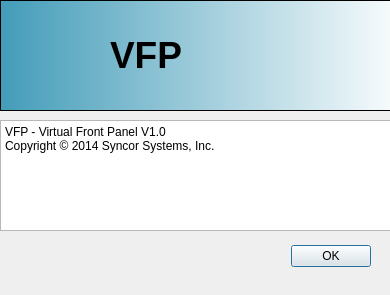
<?xml version="1.0" encoding="UTF-8"?>
<ui version="4.0">
 <class>AboutBox</class>
 <widget class="QDialog" name="AboutBox">
  <property name="geometry">
   <rect>
    <x>0</x>
    <y>0</y>
    <width>390</width>
    <height>295</height>
   </rect>
  </property>
  <property name="maximumSize">
   <size>
    <width>390</width>
    <height>295</height>
   </size>
  </property>
  <property name="windowTitle">
   <string>About VFP</string>
  </property>
  <property name="modal">
   <bool>true</bool>
  </property>
  <widget class="QDialogButtonBox" name="buttonBox">
   <property name="geometry">
    <rect>
     <x>30</x>
     <y>240</y>
     <width>341</width>
     <height>32</height>
    </rect>
   </property>
   <property name="orientation">
    <enum>Qt::Horizontal</enum>
   </property>
   <property name="standardButtons">
    <set>QDialogButtonBox::Ok</set>
   </property>
  </widget>
  <widget class="QFrame" name="frame">
   <property name="geometry">
    <rect>
     <x>0</x>
     <y>0</y>
     <width>411</width>
     <height>111</height>
    </rect>
   </property>
   <property name="styleSheet">
    <string notr="true">background-color: qlineargradient(spread:pad, x1:0, y1:0, x2:1, y2:0, stop:0 rgba(67, 156, 185, 255), stop:1 rgba(255, 255, 255, 255));</string>
   </property>
   <property name="frameShape">
    <enum>QFrame::StyledPanel</enum>
   </property>
   <property name="frameShadow">
    <enum>QFrame::Raised</enum>
   </property>
   <widget class="QWidget" name="widget" native="true">
    <property name="geometry">
     <rect>
      <x>20</x>
      <y>20</y>
      <width>81</width>
      <height>71</height>
     </rect>
    </property>
    <property name="styleSheet">
     <string notr="true">image: url(:/root/Images/Syncor48.png);
background-color: rgba(255, 255, 255, 0);</string>
    </property>
   </widget>
   <widget class="QLabel" name="label">
    <property name="geometry">
     <rect>
      <x>110</x>
      <y>30</y>
      <width>71</width>
      <height>51</height>
     </rect>
    </property>
    <property name="styleSheet">
     <string notr="true">background-color: rgba(255, 255, 255, 0);</string>
    </property>
    <property name="text">
     <string>&lt;html&gt;&lt;head/&gt;&lt;body&gt;&lt;p&gt;&lt;span style=&quot; font-size:28pt; font-weight:600;&quot;&gt;VFP&lt;/span&gt;&lt;/p&gt;&lt;/body&gt;&lt;/html&gt;</string>
    </property>
   </widget>
  </widget>
  <widget class="QTextEdit" name="textEdit">
   <property name="geometry">
    <rect>
     <x>0</x>
     <y>120</y>
     <width>401</width>
     <height>111</height>
    </rect>
   </property>
   <property name="html">
    <string>&lt;!DOCTYPE HTML PUBLIC &quot;-//W3C//DTD HTML 4.0//EN&quot; &quot;http://www.w3.org/TR/REC-html40/strict.dtd&quot;&gt;
&lt;html&gt;&lt;head&gt;&lt;meta name=&quot;qrichtext&quot; content=&quot;1&quot; /&gt;&lt;style type=&quot;text/css&quot;&gt;
p, li { white-space: pre-wrap; }
&lt;/style&gt;&lt;/head&gt;&lt;body style=&quot; font-family:'Noto Sans'; font-size:9pt; font-weight:400; font-style:normal;&quot;&gt;
&lt;p style=&quot; margin-top:0px; margin-bottom:0px; margin-left:0px; margin-right:0px; -qt-block-indent:0; text-indent:0px;&quot;&gt;VFP - Virtual Front Panel V1.0&lt;/p&gt;
&lt;p style=&quot; margin-top:0px; margin-bottom:0px; margin-left:0px; margin-right:0px; -qt-block-indent:0; text-indent:0px;&quot;&gt;Copyright © 2014 Syncor Systems, Inc.&lt;/p&gt;&lt;/body&gt;&lt;/html&gt;</string>
   </property>
  </widget>
 </widget>
 <resources/>
 <connections>
  <connection>
   <sender>buttonBox</sender>
   <signal>accepted()</signal>
   <receiver>AboutBox</receiver>
   <slot>accept()</slot>
   <hints>
    <hint type="sourcelabel">
     <x>248</x>
     <y>254</y>
    </hint>
    <hint type="destinationlabel">
     <x>157</x>
     <y>274</y>
    </hint>
   </hints>
  </connection>
  <connection>
   <sender>buttonBox</sender>
   <signal>rejected()</signal>
   <receiver>AboutBox</receiver>
   <slot>reject()</slot>
   <hints>
    <hint type="sourcelabel">
     <x>316</x>
     <y>260</y>
    </hint>
    <hint type="destinationlabel">
     <x>286</x>
     <y>274</y>
    </hint>
   </hints>
  </connection>
 </connections>
</ui>
